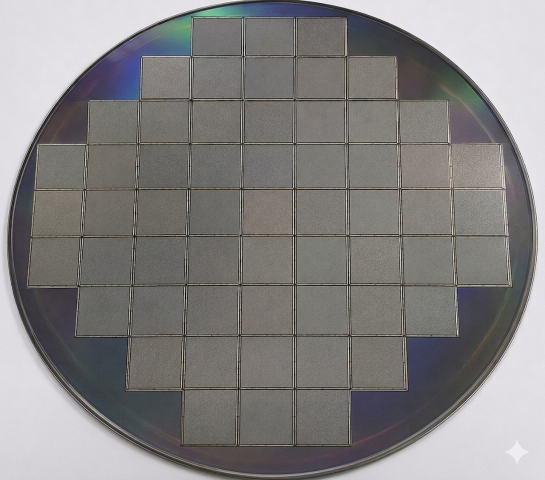
#> input picture references/normal.jpg, 1090 x 960 px (shown at 1/2 size)
$ python -i die_segmentation.py   (imports and definitions only)
#> lines starting #> are read from the running program, lines starting #| are printed output that depends on the picture; after the words box and inside, x2 and y2 are one past the last pixel; in counts of white or black regions, pixels touching at a corner belong together
#> further down, picture is the input picture: shape (960, 1090, 3); mean B, G, R 130.1, 130.5, 132.3
from __future__ import annotations
from dataclasses import dataclass, field
from typing import List, Tuple
import cv2
import numpy as np

MODE_GRID = "grid"
MODE_CONTOUR = "contour"

COLOR_BOX = (0, 229, 255)
COLOR_LABEL = (255, 107, 53)
COLOR_GRID = (0, 180, 200)
COLOR_DOT = (57, 255, 20)

FONT = cv2.FONT_HERSHEY_SIMPLEX
FONT_SCALE = 0.38
FONT_THICK = 1
BOX_THICK = 1


@dataclass
class DieResult:
    die_images: List[np.ndarray]
    die_coords: List[Tuple[int, int]]
    vis_frame: np.ndarray
    die_count: int = field(init=False)

    def __post_init__(self):
        self.die_count = len(self.die_images)


# [130 lines left out: functions segment_die, draw_grid, _segment_grid, _draw_grid_overlay, not called in this run]


def _segment_contour(frame: np.ndarray) -> DieResult:
    h, w = frame.shape[:2]
#> h = 960; w = 1090
    gray = cv2.cvtColor(frame, cv2.COLOR_BGR2GRAY)
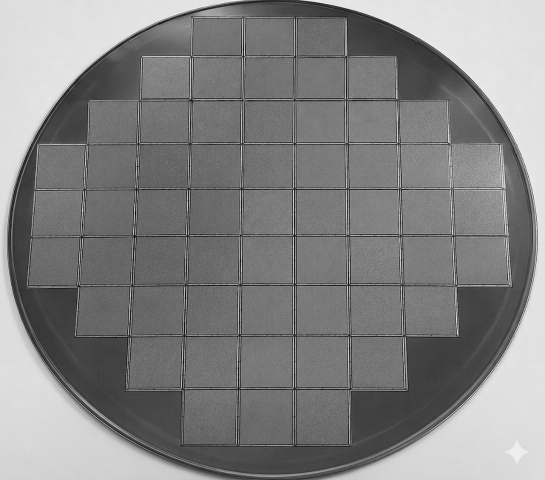
#> gray: shape (960, 1090) (shown at 1/2 size); min 0, max 254, mean 131

    scale = 0.5
    small = cv2.resize(gray, (0, 0), fx=scale, fy=scale)
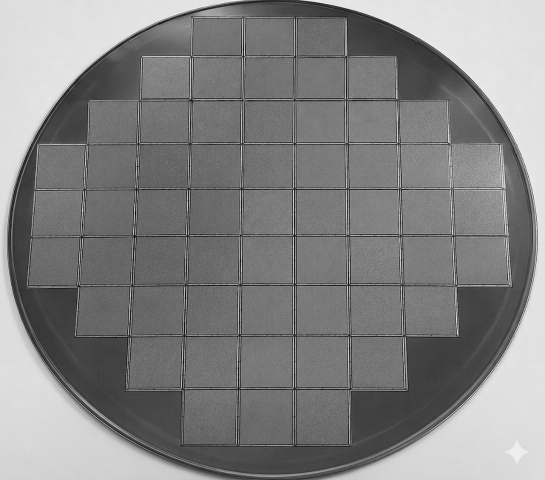
#> small: shape (480, 545); min 8, max 244, mean 131.1

    blurred = cv2.GaussianBlur(small, (5, 5), 0)

    _, thresh = cv2.threshold(
        blurred,
        0,
        255,
        cv2.THRESH_BINARY + cv2.THRESH_OTSU
    )
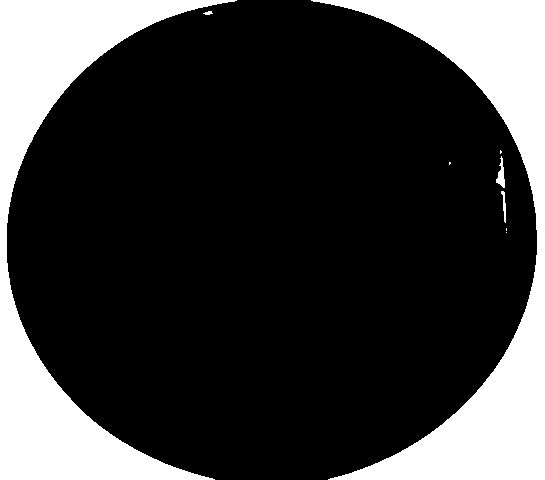
#> thresh: shape (480, 545); 23.1% white; 9 white regions (4 under 20 px), largest, box (x1, y1, x2, y2) and area: (311, 0, 545, 480) 30369, (0, 0, 237, 480) 29726, (496, 156, 505, 188) 143, (501, 191, 506, 223) 77, (203, 11, 213, 15) 26

    kernel = cv2.getStructuringElement(cv2.MORPH_RECT, (5, 5))
    closed = cv2.morphologyEx(thresh, cv2.MORPH_CLOSE, kernel)
#> closed: shape (480, 545); 23.1% white; 6 white regions (2 under 20 px)

    contours, _ = cv2.findContours(
        closed,
        cv2.RETR_EXTERNAL,
        cv2.CHAIN_APPROX_SIMPLE
    )
#> contours = 6 contours, 3 with area under 20; largest, box (x1, y1, x2, y2) and area: (311, 0, 545, 480) 29593, (0, 0, 237, 480) 28948, (496, 150, 506, 223) 178

    min_area = h * w * 0.001
#> min_area = 1046.4
    max_area = h * w * 0.25
#> max_area = 261600
    max_aspect = 5.0

    bboxes = []

    for cnt in contours:
        cnt_full = (cnt / scale).astype(np.int32)
        x, y, bw, bh = cv2.boundingRect(cnt_full)

        area = bw * bh
        aspect = max(bw, bh) / max(min(bw, bh), 1)

        if min_area <= area <= max_area and aspect <= max_aspect:
            bboxes.append((x, y, bw, bh))
#> this loop made 6 passes
#> (x, y, bw, bh, area, aspect) on passes 3 to 6: (992, 300, 19, 145, 2755, 7.63), (406, 22, 19, 7, 133, 2.71), (622, 0, 467, 959, 447853, 2.05), (0, 0, 473, 959, 453607, 2.03)
#> after the loop, bboxes = []

    bboxes.sort(key=lambda b: (b[1], b[0]))

    die_images = []
    die_coords = []
    vis = frame.copy()

    for idx, (x, y, bw, bh) in enumerate(bboxes):
        x0 = max(x, 0)
        y0 = max(y, 0)
        x1 = min(x + bw, w)
        y1 = min(y + bh, h)

        crop = frame[y0:y1, x0:x1].copy()
        die_images.append(crop)

        # contour는 임시 좌표. wafer map 메인은 grid 사용 권장.
        die_coords.append((idx, 0))

        cv2.rectangle(vis, (x0, y0), (x1, y1), COLOR_BOX, BOX_THICK)
        _draw_corner_mark(vis, x0, y0)

        label = f"({idx},0)"
        (_, th), _ = cv2.getTextSize(label, FONT, FONT_SCALE, FONT_THICK)

        tx = x0 + 4
        ty = y0 + th + 4

        cv2.putText(vis, label, (tx + 1, ty + 1),
                    FONT, FONT_SCALE, (0, 0, 0),
                    FONT_THICK + 1, cv2.LINE_AA)

        cv2.putText(vis, label, (tx, ty),
                    FONT, FONT_SCALE, COLOR_LABEL,
                    FONT_THICK, cv2.LINE_AA)
#> this loop made 0 passes
#> after the loop, die_coords = []; die_images = []

    return DieResult(
        die_images=die_images,
        die_coords=die_coords,
        vis_frame=vis,
    )


def _draw_corner_mark(img: np.ndarray, x: int, y: int, size: int = 5) -> None:
    cv2.line(img, (x - size, y), (x + size, y), COLOR_DOT, 1, cv2.LINE_AA)
    cv2.line(img, (x, y - size), (x, y + size), COLOR_DOT, 1, cv2.LINE_AA)

>>> import cv2
>>> picture = cv2.imread('references/normal.jpg')
>>> result = _segment_contour(picture)
